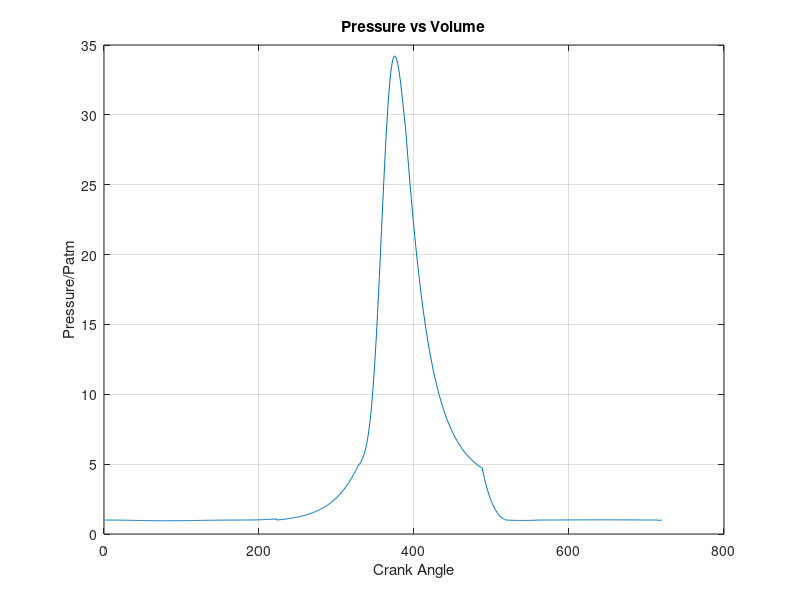
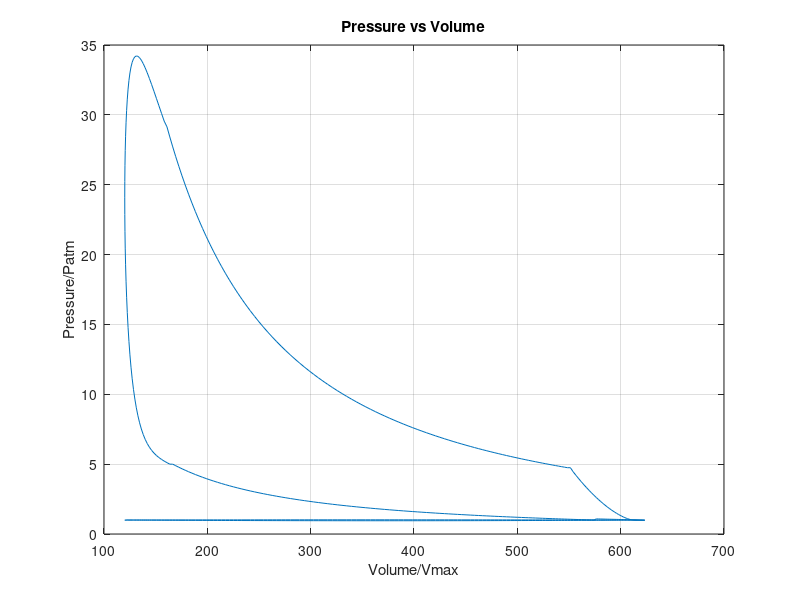
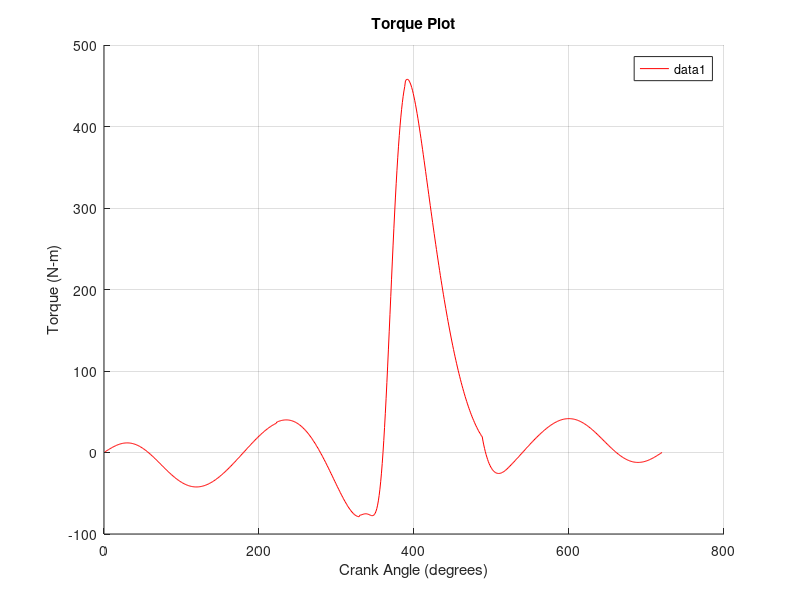
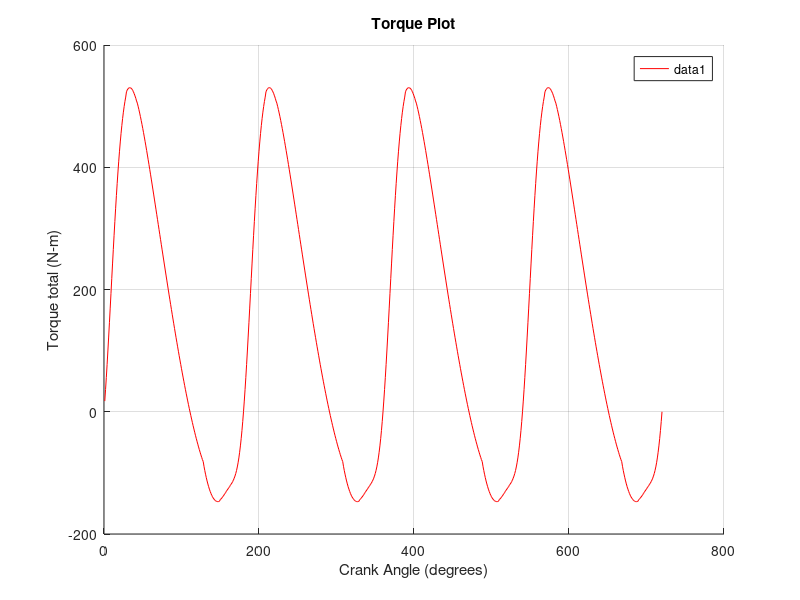

These figures' MATLAB source, in order: (Note: this script raises an error after producing the figures.)
clear all; clc

%% Load Necessary Data
load('part1.mat')

%% Variables
vol = total_volume0; 
temp = zeros(1, length(crank_angle)); 
pressure = zeros(1, length(crank_angle));
mass = zeros(1, length(crank_angle));
xb = zeros(1, combustion_end - combustion_start);

temp(compression_start) = T_initial; 

%% Numerical Analysis
while error > tolerence
    counter = counter + 1;
    %% Compression Numerical Analysis
    pressure(compression_start) = Pi;
    mi = (pressure(compression_start) * vol(compression_start)) / (R * temp(compression_start));
    mf = mi / (1 + AFR/phi);
    mass(compression_start:expansion_end) = mi;
    for i = (compression_start + 1):compression_end
        pressure(i) = (pressure(compression_start) * (vol(compression_start))^yi) / ((vol(i))^yi);
        temp(i) = (pressure(i) * vol(i)) / (mi * R);
    end

    %% Combustion Numerical Analysis
    pressure(combustion_start) = pressure(compression_end);
    temp(combustion_start) = temp(compression_end);
    
    temp(combustion_end) = (CBF * mf * Qhv) / (mi * cv) + temp(combustion_start);
    pressure(combustion_end) = (mi * R * temp(combustion_end)) / (vol(combustion_end));
    
    for i = (combustion_start):(combustion_end - 1)
        xb(i) = 1 - exp(-a * ((crank_angle(i) - combustion_start) / (combustion_end - combustion_start))^(m + 1));
        pressure(i) = (xb(i) * ((pressure(combustion_end) * vol(combustion_end)^yc) - ...
            (pressure(combustion_start) * vol(combustion_start)^yc)) + ...
            pressure(combustion_start) * vol(combustion_start)^yc) / (vol(i)^yc);
    end

    %% Expansion Numerical Analysis
    for i = (expansion_start):expansion_end
        pressure(i) = (pressure(combustion_end) * vol(combustion_end)^ye) / (vol(i)^ye);
        temp(i) = (pressure(i) * vol(i)) / (mi * R);
    end
    
    %% Exhaust Numerical Analysis
    mass(exhaust_start) = mi;
    
    pressure(exhaust_start) = pressure(expansion_end);
    temp(exhaust_start) = temp(expansion_end);
    
    %pressure(exhaust_start)= (((temp(expansion_end) * mi *R)/vol(exhaust_start))^(ye))*(1/(pressure(expansion_end)^(ye-1)));
    %temp(exhaust_start)= (pressure(exhaust_start)*vol(exhaust_end)/(mi*R));

    for i = (exhaust_start + 1):exhaust_end
      mass(i)=real(mass(i-1)-(dt*((Cd*At*pressure(i-1))/(sqrt((pressure(i-1)*vol(i-1))/mass(i-1))))*((Pe/pressure(i-1))^(1/ye))*((((2*ye)/(ye-1))*(1-(Pe/pressure(i-1))^((ye-1)/ye)))^0.5)));
      pressure(i) = ((((temp(i-1))*(mass(i))*R)/(vol(i)))^ye) * (1/((pressure(i-1))^(ye-1)));
      temp(i) = (pressure(i)*(vol(i)))/(R*mass(i));
    end

    %% Intake Numerical Analysis
    mass(intake_start) = mass(exhaust_end);
    
    pressure(intake_start) = pressure(exhaust_end);
    temp(intake_start) = temp(exhaust_end);
    
    for i = (intake_start + 1):intake_end    
        mass(i)=real(mass(i-1)+(dt*((Cd*At*pressure(i-1))/(sqrt(R*Taf)))*((pressure(i-1)/Pi)^(1/yi))*((((2*yi)/(yi-1))*(1-(pressure(i-1)/Pi)^((yi-1)/yi))).^0.5)));
        xr = mass(exhaust_end)/mass(i);
        temp(i) = xr*temp(exhaust_end) + ((1- xr))*Taf;
        pressure(i) = (mass(i)*R*temp(i))/vol(i);
        %pressure(i) = Pi;
    end

    % Calculate error based on the temperature change
    error = abs(temp(intake_end) - temp(compression_start));
    temp(compression_start) = temp(intake_end);
    
    % Debugging output
    fprintf("Iteration: %d, Error: %.6f, Temp: %.2f\n", counter, error, temp(intake_end));
end

%% Force Calculation
fprintf("Converged with error %.6f after %d iterations\n", error, counter);

F_atm = p_atm * A_cyl;
Fg = pressure * A_cyl;

%% Torque %%%%%%%%%%%%%%%%%%%%%%%%%%%%%%%%%%%%%%%%%%%%%%%%%%%%%%%%%%%%%%%%%%%%%%%%%%%%%%%%%%%%%%
%% Torque Calculation
T0 = zeros(1,length(crank_angle));
a4y = -a4y;

for k= 1:length(crank_angle)
A1=[0 0 0 0 1 0 1 0; 
     0 0 0 0 0 1 0 0;
     0 0 1 0 -1 0 0 0;
     0 0 0 1 0 -1 0 0;
     0 0 AG3*cosd(coupler_angle0(k)) AG3*sind(coupler_angle0(k)) BG3*cosd(coupler_angle0(k)) BG3*sind(coupler_angle0(k)) 0 0;
     1 0 -1 0 0 0 0 0;
     0 1 0 -1 0 0 0 0;
     0 0 crank_length*cosd(crank_angle(k)) crank_length*sind(crank_angle(k)) 0 0 0 1];

B1=[0;
    m4*a4y(k)+Fg(k)-F_atm+m4*g;
    m3*a3x(k);
    m3*a3y(k)+m3*g;
    J3*alpha3(k);
    m2*a2x(k);
    m2*a2y(k)+m2*g;
    -(m2*g)*OG2*sind(crank_angle(k))];
z = linsolve(A1,B1);
T0(k) = -z(8);
end

T1 = circshift(T0, 180);
T2 = circshift(T0, 360);
T3 = circshift(T0, 540);

T_total = T0 + T1 + T2 + T3;

%% Calculating Mean Torque
T_avg = mean(T0); %per cylinder
T_avg_total = mean(T_total); %total for engine

%% Calculating the crank angles at which the avg and instantaneous torque intersect
theta_int = find(abs(diff(sign(T0 - T_avg))) > 0);
disp('Intersection Angles (degrees):')
disp(theta_int)
theta_int = theta_int(theta_int >= combustion_start);
disp('Intersection Angles (degrees):')
disp(theta_int)

%% Flywheel %%%%%%%%%%%%%%%%%%%%%%%%%%%%%%%%%%%%%%%%%%%%%%%%%%%%%%%%%%%%%%%%%%%%%%%%%
%% Calculating the Energy using trapz
integ_range = min(theta_int):max(theta_int);
integ_range_rad = integ_range * pi/180;

energy = trapz(integ_range_rad, T0(integ_range) - T_avg);

%% Calculating Interia Using Energy
Is = energy/(flywheel_cst * w2^2);

%% Calculating The Flywheel Radius
flywheel_radius = ((2 * Is) / (pi * flywheel_thickness * flywheel_density))^(1/4);

%% Calculating minimum and maximum rotational speed
w_max = (w2/2) * (flywheel_cst+2);
w_min = w2*(2-(flywheel_cst+2)/2);

% Generate the sine wave
w_fluc = ((w_max - w_min)/2) * sind(crank_angle) + w2;

%% Perfomance %%%%%%%%%%%%%%%%%%%%%%%%%%%%%%%%%%%%%%%%%%%%%%%%%%%%%%%%%%%%%%%%%%%%%%%%%%
%% Calculating Performance Characteristics
engine_work = trapz(vol, pressure); % work/cycle
power_ind = ((engine_work*(rpm/60))/nr); % indicated power in W
MEP = (power_ind*nr)/(vdisp0*1000*rpm/60); % mean effective pressure in KPa
power_fr = Pf*power_ind; % Friction power
mech_efficiency = (1-(power_fr/power_ind)); % mechanical efficiency
power_brake = mech_efficiency*power_ind; % Brake power in W
BMEP = (power_brake*nr)/(vdisp0*1000*rpm/60); % brake mean effective pressure in KPa
thermo_torque = (BMEP*vdisp0*1000)/(6.28*nr); % thermo torque in Nm
fuel_mf = (mf*(rpm/60))/nr; % fuel mass flow rate in kg/s
fuel_conv_efficiency = (engine_work)/((mf)*(Qhv)); % Fuel conversion efficiency
SFC = (fuel_mf*10^(-3))/(power_ind*10^(-3)); % specific fuel consumption in mg/J
vol_efficiency = (max(mass)/(air_density*vdisp0)); % Volumetric efficiency
piston_speed = 2*L*rpm/60; % piston speed in m/sec
Engine_power = (power_ind*4)*(10^-3); % kW

%% Displaying Performance Characteristics
fprintf('Engine Work per Cycle: %.4f J\n', engine_work);
fprintf('Indicated Power: %.4f W\n', power_ind);
fprintf('Mean Effective Pressure (MEP): %.4f kPa\n', MEP);
fprintf('Friction Power: %.4f W\n', power_fr);
fprintf('Mechanical Efficiency: %.4f\n', mech_efficiency);
fprintf('Brake Power: %.4f W\n', power_brake);
fprintf('Brake Mean Effective Pressure (BMEP): %.4f kPa\n', BMEP);
fprintf('Thermodynamic Torque: %.4f Nm\n', thermo_torque);
fprintf('Fuel Mass Flow Rate: %.4f kg/s\n', fuel_mf);
fprintf('Fuel Conversion Efficiency: %.4f\n', fuel_conv_efficiency);
fprintf('Specific Fuel Consumption (SFC): %.4f mg/J\n', SFC);
fprintf('Volumetric Efficiency: %.4f\n', vol_efficiency);
fprintf('Piston Speed: %.4f m/s\n', piston_speed);
fprintf('Engine Power: %.4f kW\n\n', Engine_power);
fprintf('Energy of flywheel: %.4f J\n', energy);
fprintf('Flywheel Radius: %.4f m\n', flywheel_radius);
fprintf('Average Torque: %.4f Nm\n\n', T_avg);

%% Transmission %%%%%%%%%%%%%%%%%%%%%%%%%%%%%%%%%%%%%%%%%%%%%%%%%%%%%%%%%%%%%%%%%%%%%%%%%%%%%%
car_max_torque = max(T0);
iA = zeros(1, length(gears_total));

%% Calculate iAmin
iAmin = (3.6 * (pi / 30) * radius_dynamic * rpm_max)/(vel_max_car);

%% Calculate iAmax
iAmax = ((car_mass*g*(friction_coef*cosd(incl_angle) + sind(incl_angle)) + ...
          car_mass*lambda*car_acc) * radius_dynamic) / (total_efficiency * car_max_torque);
      
%% Divide by the differential ratio
iAmin = iAmin / iD;
iAmax = iAmax / iD;

%% Calculate phi1 and phi2 
equations = @(phi) [(iAmin * (phi(1)^(gears_total - direct_drive)) * phi(2)^(0.5 * (gears_total - direct_drive) * (gears_total - direct_drive - 1))) - 1;
                    (iAmin * (phi(1)^(gears_total - 1)) * phi(2)^(0.5 * (gears_total - 1) * (gears_total - 2))) - iAmax];


%% Solve for phi1 and phi2
solution = fsolve(equations, [1 ; 1], optimset('Display', 'iter'));

phi1=solution(1);
phi2=solution(2);
 
disp(['phi1 = ', num2str(phi1)]);
disp(['phi2 = ', num2str(phi2)]);
disp(['iAmin = ', num2str(iAmin)]);
disp(['iAmax = ', num2str(iAmax)]);

%% Calculating gear ratios 
for i=1:gears_total
    iA(i)=((iAmin * phi1^(gears_total-i))*phi2^(0.5*(gears_total-i)*(gears_total-i-1)));
end

%% Displating Gear ratios
disp('Gear Ratios (iA):');
disp(iA);

%% Plots %%%%%%%%%%%%%%%%%%%%%%%%%%%%%%%%%%%%%%%%%%%%%%%%%%%%%%%%%%%%%%%%%%%%%%%%%%%%%%%%%%%%%
%% Plotting Pressure vs theta
figure;  % Create a new figure window
plot(crank_angle, pressure/p_atm);
xlabel('Crank Angle');  % Label for x-axis
ylabel('Pressure/Patm'); % Label for y-axis 
title('Pressure vs Volume'); % Title of the plot
grid on;  % Add grid for better readability

%% Plotting Pressure vs Volume
figure;  % Create a new figure window
plot(vol*10^6, pressure/p_atm);
xlabel('Volume/Vmax');  % Label for x-axis
ylabel('Pressure/Patm'); % Label for y-axis 
title('Pressure vs Volume'); % Title of the plot
grid on;  % Add grid for better readability

%% Plotting the torque for a single cylinder
figure;
hold on;
plot(crank_angle, T0, 'r');
xlabel('Crank Angle (degrees)');
ylabel('Torque (N-m)');
legend show;
title('Torque Plot');
grid on;

%% Plotting the total torque
figure;
hold on;
plot(crank_angle, T_total, 'r');
xlabel('Crank Angle (degrees)');
ylabel('Torque total (N-m)');
legend show;
title('Torque Plot');
grid on;

%% Plotting the Torque with and without a flywheel
figure;
plot(crank_angle, T0, 'r', 'LineWidth', 1);
hold on;
plot(crank_angle, (T_avg), '-ob', 'MarkerSize', 1, 'LineWidth', 1);  
title('Torque Before and After Adding Flywheel', 'FontSize', 14);
xlabel('Crank Angle (degrees)', 'FontSize', 12);
ylabel('Torque (Nm)', 'FontSize', 12);
grid on;
legend('Torque Before Flywheel', 'Torque With Flywheel', 'Location', 'Best');
yline(0, 'k--'); 
hold off;


%% Plotting the sine wave
figure;
plot(crank_angle, w_fluc);
yline(w2);
xlabel('Crank Angle');
ylabel('Amplitude');
title('Sine Wave Centered Around w2');
grid on;

%% saving data
save('part2.mat')